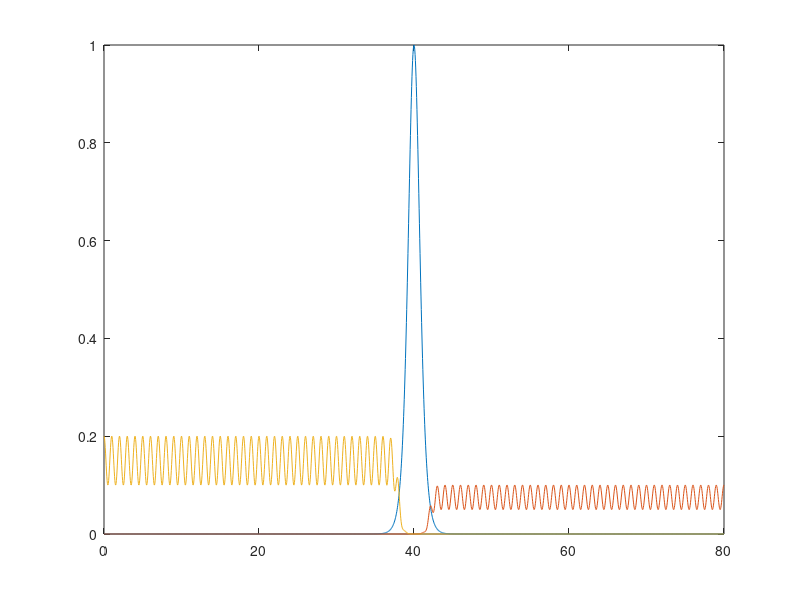

This chart was generated by the following MATLAB code: (Note: this script raises an error after producing the figure.)
n0 = 1;
nc = 0.2;
L = 1;
z0 = 5;
n1 = @(z,L) n0*cosh((z-z0)/L).^(-2);
n2 = @(z,L) nc*0.5*(1+tanh((abs(z-z0)-2*L)/(0.5*L)));
n3 = @(z,L) nc*0.5*(1+tanh(((z-z0)-2*L)/(0.5*L)));
n4 = @(z,L) nc*0.5*(1+tanh((-(z-z0)-2*L)/(0.5*L)));
%n3 = @(z,L) nc*tanh(z/(3*L)).^2;

z = linspace(0,10,100);

plot(z,n1(z,L),z,n3(z,L),z,n4(z,L))

%%
n0 = 1;
nc = 0.1;
L = 1;
Lf = 1;
z0 = 40;
n1_ = @(z,L) n0*cosh((z-z0)/L).^(-2);
n2_ = @(z,L) nc*0.5*(1+tanh((abs(z-z0)-2*L)/(0.5*L)));
n3_ = @(z,L) nc*0.5*(1+tanh(((z-z0)-2*L)/(0.5*L))).*(3+cos((2*pi/(Lf))*(z-z0)))/4;
%            nb*0.5*(1+tanh(((y-y0)-2*L)/(0.5*L)))*(3+cos((2*pi/(Lf))*(y-y0)))/4
n4_ = @(z,L) 2*nc*0.5*(1+tanh((-(z-z0)-2*L)/(0.5*L))).*(3+cos((2*pi/(Lf))*(z-z0)))/4;

n5_ = @(z,L) cos((2*pi/2/L)*(z-z0));
%n3 = @(z,L) nc*tanh(z/(3*L)).^2;

z = linspace(0,80,2000);

plot(z,n1_(z,L),z,n3_(z,L),z,n4_(z,L))

%% 3D sinusoidal grid
mime = 100;
resx = 4; dx = 1/resx;
resy = 4; dy = 1/resy;
resz = 4; dz = 1/resz;
box_size = [4*sqrt(mime) 5*sqrt(mime) 6*sqrt(mime)];
nx = box_size(1)*resx + 1;
ny = box_size(2)*resy + 1;
nz = box_size(3)*resz + 1;
ncell = nx*ny*nz;
x = 0:dx:box_size(1);
y = 0:dy:box_size(2);
z = 0:dz:box_size(3);
[X,Y,Z] = meshgrid(x,y,z);


nwx = 2; % number of wavelengths
nwy = 2; % number of wavelengths
nwz = 2; % number of wavelengths
lx = box_size(1)/nwx;
ly = box_size(2)/nwy;
lz = box_size(3)/nwz;

fBx = @(x,y,z) sin(2*pi*x/lx);
fBy = @(x,y,z) sin(2*pi*y/ly);
fBz = @(x,y,z) sin(2*pi*z/lz);

Bmag = sqrt(fBx(X,Y,Z).^2 + fBy(X,Y,Z).^2 + fBz(X,Y,Z).^2);
%%
h = setup_subplots(1,1);
isub = 1;
% 3D density plot
hca = h(isub); isub = isub + 1;

isovalue = 0.6;
surf1 = isosurface(X,Y,Z,Bmag,isovalue);
p1 = patch(hca,surf1);
%isonormals(x,y,z,normalized_Free_Energy_map,p1);
set(p1,'FaceColor','red','EdgeColor','none','FaceAlpha',0.1); % set the color, mesh and transparency level of the surface
daspect([1,1,1])
view(hca,3); axis tight
camlight; lighting gouraud
isonormals(X,Y,Z,Bmag,p1);
set(p1,'FaceColor','red','EdgeColor','none','FaceAlpha',0.1); % set the color, mesh and transparency level of the surface
daspect([1,1,1])
view(hca,3); axis tight
camlight; lighting gouraud

hold(hca,'off')
%%
h = setup_subplots(2,2);
isub = 1;
hca = h(isub); isub = isub + 1;
plot(hca,x,fBx(x,0,0))
hca = h(isub); isub = isub + 1;
plot(hca,y,fBy(0,y,0))
hca = h(isub); isub = isub + 1;
plot(hca,z,fBz(0,0,z))

%%
% 3D density plot
hca = h(isub); isub = isub + 1;

isovalue = 1;
surf1 = isosurface(x,y,z,Bmag,isovalue);
p1 = patch(surf1);
%isonormals(x,y,z,normalized_Free_Energy_map,p1);
set(p1,'FaceColor','red','EdgeColor','none','FaceAlpha',0.1); % set the color, mesh and transparency level of the surface
daspect([1,1,1])
view(3); axis tight
camlight; lighting gouraud





